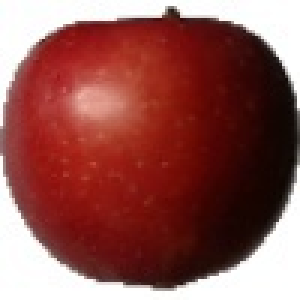
#> input picture data/raw/apple/Apple_Braeburn_100_100.jpg, 100 x 100 px (shown 3 times larger); its folder holds only this picture in this run
$ python train.py   (older library calls are emulated)
#> lines starting #> are read from the running program, lines starting #| are printed output that depends on the picture; after the words box and inside, x2 and y2 are one past the last pixel; in counts of white or black regions, pixels touching at a corner belong together
### features.py
"""
features.py
-----------
Hand-crafted feature extraction for classical (non-deep-learning) fruit
classification (Part B). We deliberately do NOT feed raw pixels into the
SVM -- a 128x128 RGB image is 49,152 raw numbers, mostly redundant and
highly sensitive to translation/background. Instead we build a compact
feature vector combining three complementary signal types:

  1. COLOR   - HSV channel histograms. Fruits are very often separable by
               color alone (bananas yellow, oranges orange, grapes purple/
               green), and HSV separates color (Hue) from lighting
               brightness (Value) better than RGB, which matters a lot
               once the hidden test set has different lighting than ours.
  2. SHAPE   - after a simple foreground/background segmentation, we
               measure the fruit silhouette's aspect ratio, extent
               (area / bounding-box area), and circularity
               (4*pi*Area/Perimeter^2). This is what distinguishes a
               round apple from an elongated banana from a bunch of
               grapes, independent of color.
  3. TEXTURE - Sobel-based edge density and a simple Histogram of
               Oriented Gradients (HOG) descriptor, which captures
               surface texture (smooth mango skin vs. bumpy strawberry
               seeds vs. the granular skin of an orange).

All three are concatenated into one fixed-length vector per image.
"""

import numpy as np
import cv2


IMG_SIZE = 128  # every image is resized to IMG_SIZE x IMG_SIZE before features are computed

# ----- feature-vector layout (documented for the report) --------------------
N_COLOR_BINS = 16        # per channel
N_COLOR_FEATURES = N_COLOR_BINS * 3       # H, S, V histograms concatenated
N_SHAPE_FEATURES = 4                       # aspect_ratio, extent, circularity, area_frac
N_HOG_CELLS = 8 * 8                        # 8x8 grid of cells
N_HOG_BINS = 9
N_TEXTURE_FEATURES = N_HOG_CELLS * N_HOG_BINS + 1   # + global edge density
FEATURE_LENGTH = N_COLOR_FEATURES + N_SHAPE_FEATURES + N_TEXTURE_FEATURES


def load_and_resize(path, size=IMG_SIZE):
#> called with size = 128
    img = cv2.imread(path, cv2.IMREAD_COLOR)  # BGR
#> img is the input picture: shape (100, 100, 3); mean B, G, R 82.2, 86.2, 145.4
    if img is None:
        raise FileNotFoundError(f"Could not read image: {path}")
    img = cv2.resize(img, (size, size), interpolation=cv2.INTER_AREA)
#> img: shape (128, 128, 3)
    return img


def segment_foreground(img_bgr):
    """
    Simple, fast foreground/background split: Otsu threshold on the
    saturation channel (fruit is usually saturated, background/table/
    plate is usually closer to gray/white), cleaned up with morphology.
    Good enough for this classical-features pipeline -- not meant to be
    a general-purpose segmenter.
    """
    hsv = cv2.cvtColor(img_bgr, cv2.COLOR_BGR2HSV)
#> hsv: shape (128, 128, 3); mean H, S, V 17.5, 151.3, 145.5
    s_channel = hsv[:, :, 1]
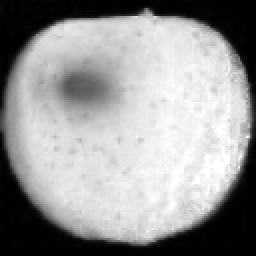
#> s_channel: shape (128, 128) (shown 2 times larger); min 0, max 255, mean 151.3
    _, mask = cv2.threshold(s_channel, 0, 255, cv2.THRESH_BINARY + cv2.THRESH_OTSU)
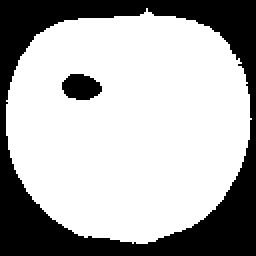
#> mask: shape (128, 128) (shown 2 times larger); 68.8% white; 2 black regions, box (x1, y1, x2, y2) and area: (0, 0, 128, 128) 4916, (31, 37, 51, 50) 199
    kernel = np.ones((5, 5), np.uint8)
    mask = cv2.morphologyEx(mask, cv2.MORPH_OPEN, kernel)
#> mask: shape (128, 128); 68.7% white; 2 black regions, box (x1, y1, x2, y2) and area: (0, 0, 128, 128) 4932, (31, 37, 51, 50) 199
    mask = cv2.morphologyEx(mask, cv2.MORPH_CLOSE, kernel)
#> mask: shape (128, 128); 68.7% white; 2 black regions
    return mask


def color_features(img_bgr):
    hsv = cv2.cvtColor(img_bgr, cv2.COLOR_BGR2HSV)
    feats = []
    ranges = [(0, 180), (0, 256), (0, 256)]  # H in [0,180), S,V in [0,256)
    for ch in range(3):
        hist = cv2.calcHist([hsv], [ch], None, [N_COLOR_BINS], ranges[ch])
        hist = hist.flatten() / (hist.sum() + 1e-8)
        feats.append(hist)
#> after the loop, feats = 3 items
    return np.concatenate(feats)


def shape_features(mask):
    contours, _ = cv2.findContours(mask, cv2.RETR_EXTERNAL, cv2.CHAIN_APPROX_SIMPLE)
#> contours = 1 contour; box (x1, y1, x2, y2) and area: (3, 7, 125, 122) 11274
    h, w = mask.shape
    if not contours:
        return np.zeros(N_SHAPE_FEATURES)
    c = max(contours, key=cv2.contourArea)
#> c = contour of 161 points, box (x1, y1, x2, y2) (3, 7, 125, 122), area 11274
    area = cv2.contourArea(c)
#> area = 11273.5
    perim = cv2.arcLength(c, True)
#> perim = 402.6
    x, y, bw, bh = cv2.boundingRect(c)
#> x = 3; y = 7; bw = 122; bh = 115
    aspect_ratio = bw / (bh + 1e-8)
#> aspect_ratio = 1.06
    extent = area / (bw * bh + 1e-8)
#> extent = 0.804
    circularity = (4 * np.pi * area) / (perim ** 2 + 1e-8)
#> circularity = 0.874
    area_frac = area / (h * w)
#> area_frac = 0.688
    return np.array([aspect_ratio, extent, circularity, area_frac])


def texture_features(img_bgr):
    gray = cv2.cvtColor(img_bgr, cv2.COLOR_BGR2GRAY).astype(np.float32)
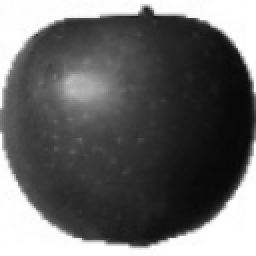
#> gray: shape (128, 128) float32 (shown 2 times larger); min 7, max 255, mean 103.4

    gx = cv2.Sobel(gray, cv2.CV_32F, 1, 0, ksize=3)
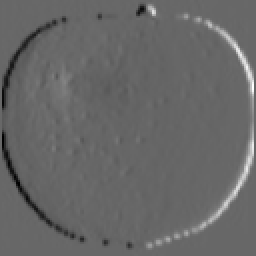
#> gx: shape (128, 128) float32 (shown 2 times larger); min -545, max 793, mean -1.3; drawn with min black and max white
    gy = cv2.Sobel(gray, cv2.CV_32F, 0, 1, ksize=3)
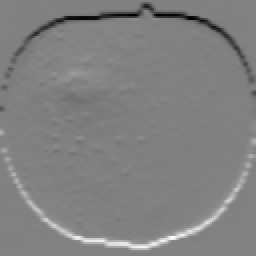
#> gy: shape (128, 128) float32 (shown 2 times larger); min -798, max 779, mean 0.1; drawn with min black and max white
    mag = np.sqrt(gx ** 2 + gy ** 2)
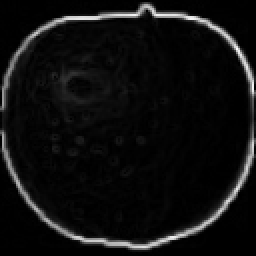
#> mag: shape (128, 128) float32 (shown 2 times larger); min 0, max 832.3, mean 50.8; drawn with min black and max white
    ang = (np.arctan2(gy, gx) * 180 / np.pi) % 180  # unsigned gradient angle [0,180)
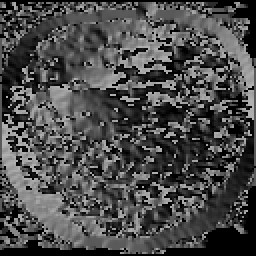
#> ang: shape (128, 128) float32 (shown 2 times larger); min 0, max 179.9, mean 74.4

    edge_density = np.mean(mag > (0.2 * mag.max() + 1e-8))
#> edge_density = 0.0759

    # simple HOG: split image into an 8x8 grid of cells, histogram gradient
    # orientations (weighted by magnitude) per cell into 9 bins
    h, w = gray.shape
#> (the rest of the program and of its run is left out)
